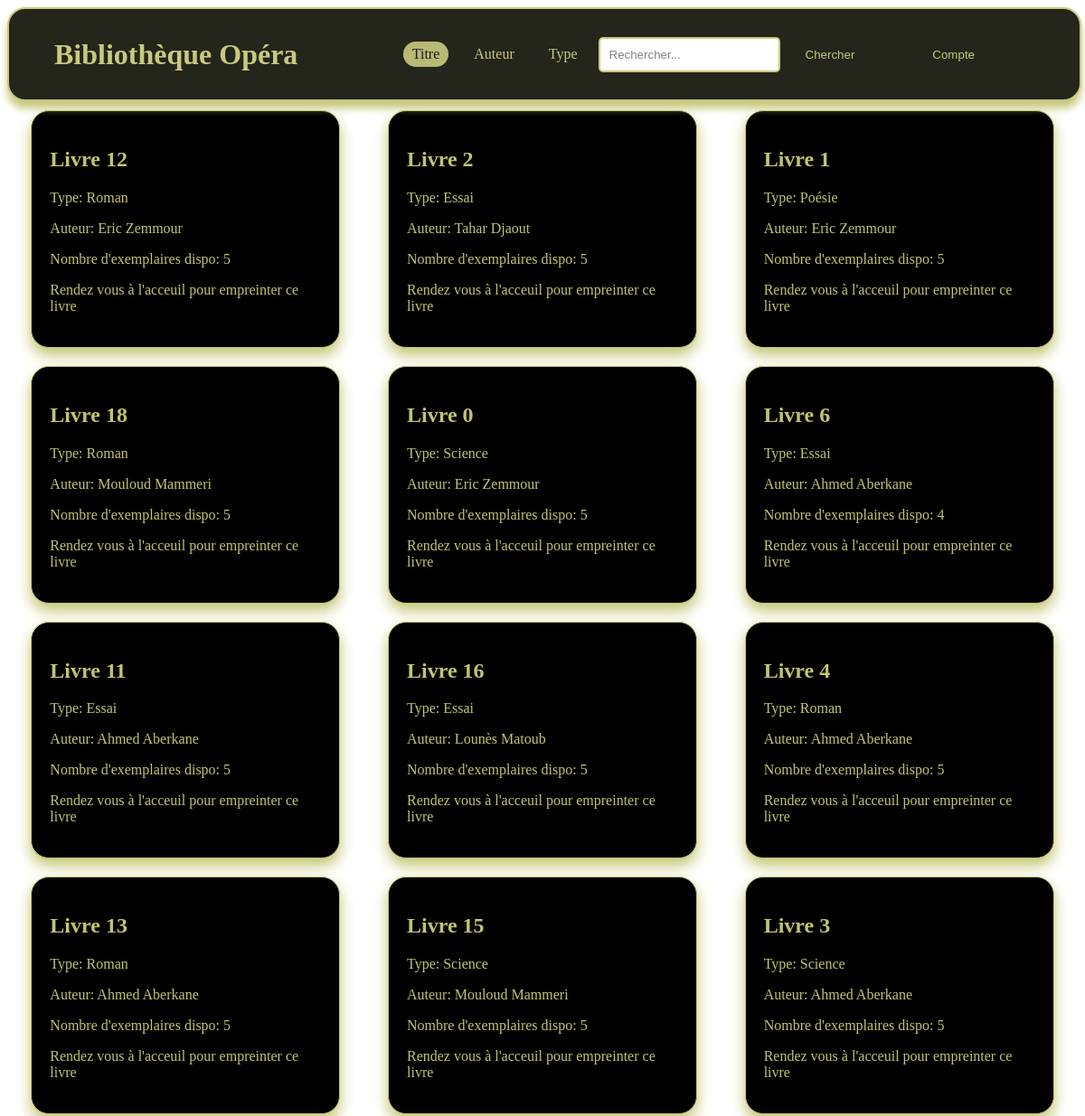
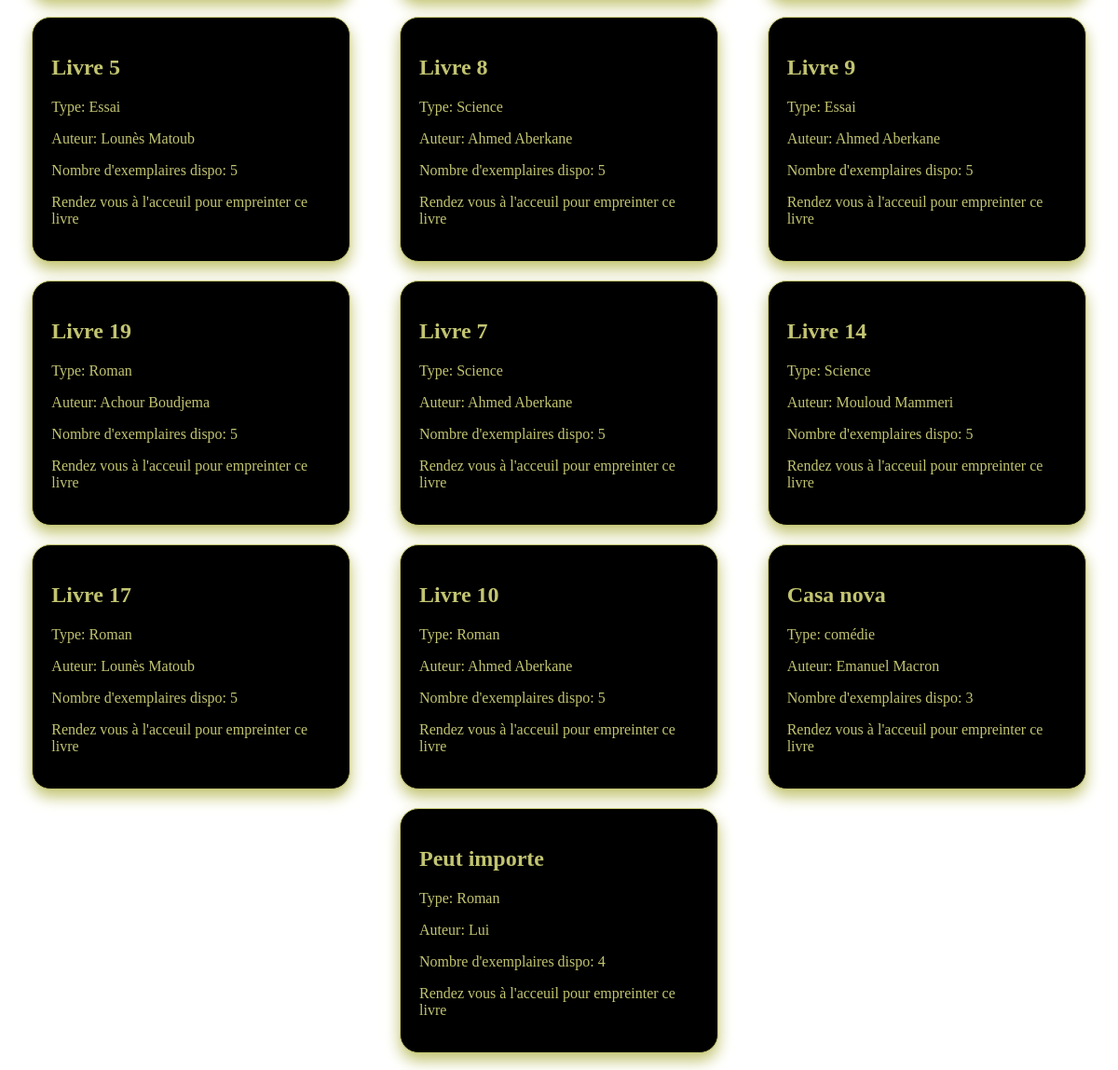
/recherche_livre, run on the app's committed database (2 pictures, top to bottom).
### bdd.py (models this page shows)
class Publication(db.Model):
    id = db.Column(db.Integer, primary_key=True)
    titre = db.Column(db.String(200), nullable=False)
    type = db.Column(db.String(50), nullable=False)
    auteur_id = db.Column(db.Integer, db.ForeignKey('auteur.id'), nullable=False)
    auteur = db.relationship('Auteur', back_populates='publications')
    exemplaires = db.relationship('Exemplaire', back_populates='publication')

class Auteur(db.Model):
    id = db.Column(db.Integer, primary_key=True)
    nom = db.Column(db.String(100), nullable=False)
    publications = db.relationship('Publication', back_populates='auteur')

### app.py (the view)
@app.route('/recherche_livre', methods=['GET'])
def recherche_livre():
    page_type = request.args.get('page_type')
    search_type = request.args.get('filter')
    query = request.args.get('q', '')
    books_query = db.session.query(
        Publication,
        db.func.count(Exemplaire.id).label('exemplaire_count')
    ).join(Exemplaire).filter(Exemplaire.est_valide == True)
    if search_type == 'titre':
        books_query = books_query.filter(Publication.titre.like(f'%{query}%'))
    elif search_type == 'auteur':
        books_query = books_query.join(Auteur).filter(Auteur.nom.like(f'%{query}%'))
    elif search_type == 'type':
        books_query = books_query.filter(Publication.type.like(f'%{query}%'))
    books_query = books_query.group_by(Publication.id)
    books = books_query.all()
    if page_type == 'admin':
        return render_template('page_administrateur.html', books=books)
    else:
        return render_template('page_user.html', books=books)

### templates/page_user.html (shortened to what this page needs)
<!DOCTYPE html>
<html lang="fr">
<head>
<link rel="stylesheet" href="{{ url_for('static', filename='page_user.css') }}">
</head>
<body>
    <header>
        <div class="container" >
            <h1 class="logo">Bibliothèque Opéra</h1>
            <nav>
                <form action="{{ url_for('recherche_livre') }}" method="get">
                    <label for="titre">Titre</label>
                    <label for="auteur">Auteur</label>
                    <label for="type">Type</label>
                    <input type="text" name="q"  placeholder="Rechercher..." required>
                    <button type="submit">Chercher</button>
                </form>
                <div class="dropdown">
                    <button class="btn btn-primary dropdown-toggle" type="button" id="dropdownMenuButton" data-toggle="dropdown" aria-haspopup="true" aria-expanded="false">
                      Compte
                    </button>
                  </div>
            </nav>
        </div>
    </header>
    <div class="books-container">
        {% for publication, exemplaire_count in books %}
        <div class="book">
            <h2>{{ publication.titre }}</h2>
            <p>Type: {{ publication.type }}</p>
            <p>Auteur: {{ publication.auteur.nom }}</p>
            <p>Nombre d'exemplaires dispo: {{ exemplaire_count }}</p>
            <p>Rendez vous à l'acceuil pour empreinter ce livre</p>
        </div>
        {% endfor %}
    </div>
</body>
</html>

### static/page_user.css (style rules this page uses)
body { background-image: url('large-collection-old-books-wooden-shelves-generated-by-ai.jpg'); background-position: center; background-repeat: no-repeat; background-attachment: fixed; background-size: cover; min-height: 100vh; }
.container { display: flex; align-items: center; justify-content: space-between; padding: 0 px; border: 2px solid #c2c471; border-radius: 20px; background-color: #0d0e03; box-shadow: 0px 8px 8px 0px #c2c471 ; width: 100%; height: 100px; opacity: 0.9; }
nav { margin-right: 100px; display: flex; align-items: center; gap: 30px; }
form { display: flex; align-items: center; gap: 8px; margin: 20px; }
form label { display: inline-block; margin: 0 5px; padding: 5px 10px; color: #c2c471; border-radius: 20px; cursor: pointer; }
form input[type="radio"]:checked + label { background-color: #c2c471; opacity: 0.9; color: #000000; }
input[type="text"] { flex-grow: 1; padding: 10px; border: 2px solid #c2c471; border-radius: 5px; outline: none; transition: border-color 0.3s; }
button[type="submit"] { padding: 10px 20px; background: none; color: #c2c471; border: none; border-radius: 5px; cursor: pointer; transition: background-color 0.3s; }
.logo { margin-left: 50px; color: #c2c471; flex-grow: 1; }
.dropdown { position: relative; }
#dropdownMenuButton { color: #c2c471; background-color: #000000; padding: 12px 16px; background: none; border: none; }
.books-container { display: flex; flex-wrap: wrap; justify-content: space-around; }
.book { border: 1px solid #c2c471; color: #c2c471; margin: 10px; padding: 20px; width: 300px; box-shadow: 0px 8px 16px 0px #c2c471; border-radius: 20px; background: black; opacity: 0,9; }

### data on the page
Publication: titre "Livre 12", type "Roman", auteur.nom "Eric Zemmour", auteur "5"
Publication: titre "Livre 2", type "Essai", auteur.nom "Tahar Djaout", exemplaire_count "5"
Publication: titre "Livre 1", type "Poésie", auteur.nom "Eric Zemmour", auteur "5"
Publication: titre "Livre 18", type "Roman", auteur.nom "Mouloud Mammeri", exemplaire_count "5"
Publication: titre "Livre 0", type "Science", auteur.nom "Eric Zemmour", exemplaire_count "5"
Publication: titre "Livre 6", type "Essai", auteur.nom "Ahmed Aberkane", exemplaire_count "4"
Publication: titre "Livre 11", type "Essai", auteur.nom "Ahmed Aberkane", exemplaire_count "5"
Publication: titre "Livre 16", type "Essai", auteur.nom "Lounès Matoub", exemplaire_count "5"
Publication: titre "Livre 4", type "Roman", auteur.nom "Ahmed Aberkane", exemplaire_count "5"
Publication: titre "Livre 13", type "Roman", auteur.nom "Ahmed Aberkane", exemplaire_count "5"
Publication: titre "Livre 15", type "Science", auteur.nom "Mouloud Mammeri", exemplaire_count "5"
Publication: titre "Livre 3", type "Science", auteur.nom "Ahmed Aberkane", exemplaire_count "5"
Publication: titre "Livre 5", type "Essai", auteur.nom "Lounès Matoub", exemplaire_count "5"
Publication: titre "Livre 8", type "Science", auteur.nom "Ahmed Aberkane", exemplaire_count "5"
Publication: titre "Livre 9", type "Essai", auteur.nom "Ahmed Aberkane", exemplaire_count "5"
Publication: titre "Livre 19", type "Roman", auteur.nom "Achour Boudjema", exemplaire_count "5"
Publication: titre "Livre 7", type "Science", auteur.nom "Ahmed Aberkane", exemplaire_count "5"
Publication: titre "Livre 14", type "Science", auteur.nom "Mouloud Mammeri", exemplaire_count "5"
Publication: titre "Livre 17", type "Roman", auteur.nom "Lounès Matoub", exemplaire_count "5"
Publication: titre "Livre 10", type "Roman", auteur.nom "Ahmed Aberkane", exemplaire_count "5"
Publication: titre "Casa nova", type "comédie", auteur.nom "Emanuel Macron", exemplaire_count "3"
Publication: titre "Peut importe", type "Roman", auteur.nom "Lui", exemplaire_count "4"
